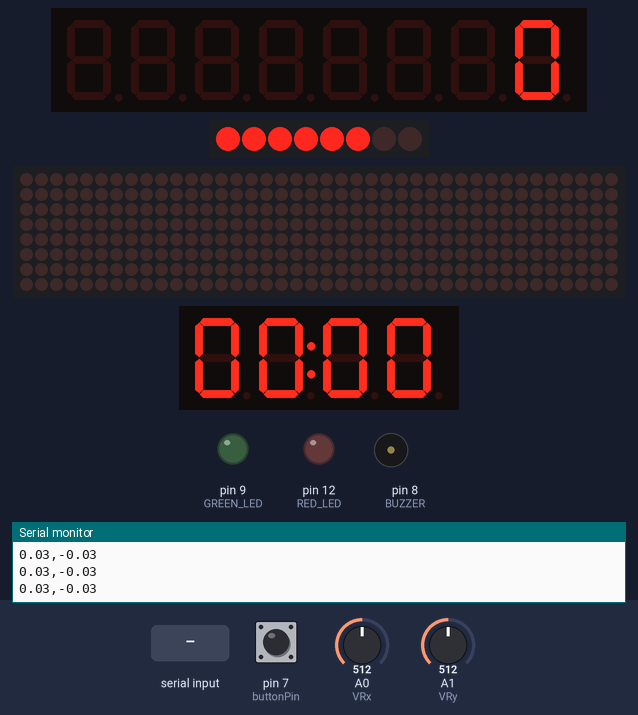
The sketch below on a simulated Arduino Uno, built with avr-gcc and run on an emulated ATmega328P. Parts: 8-digit seven-segment display, 8 shift-register outputs drawn as a row of LEDs (first output left, lit = HIGH), 40×8 LED matrix, 4-digit seven-segment display, output pins drawn as LEDs (lit = HIGH), buzzer (waves = sounding), the last lines printed to the serial monitor. Dashed ring = blinking. Inputs (shaded band) come from the test bench; at power-on: pin 7 (buttonPin) HIGH, A0 (VRx) = 512, A1 (VRy) = 512. Pins used as bus, display or sensor lines are not drawn.

Above: at 1.2 s.
1.3 s: "S" received over Serial
At 10.8 s:
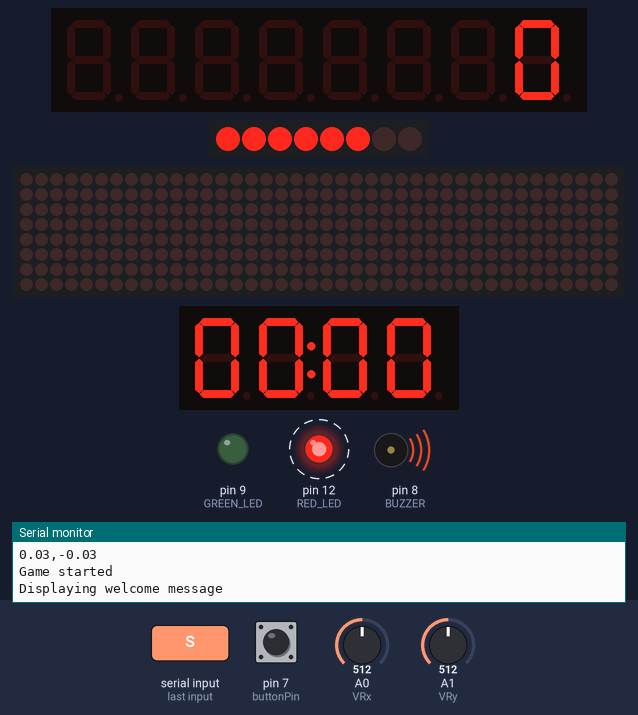
At 15.88 s:
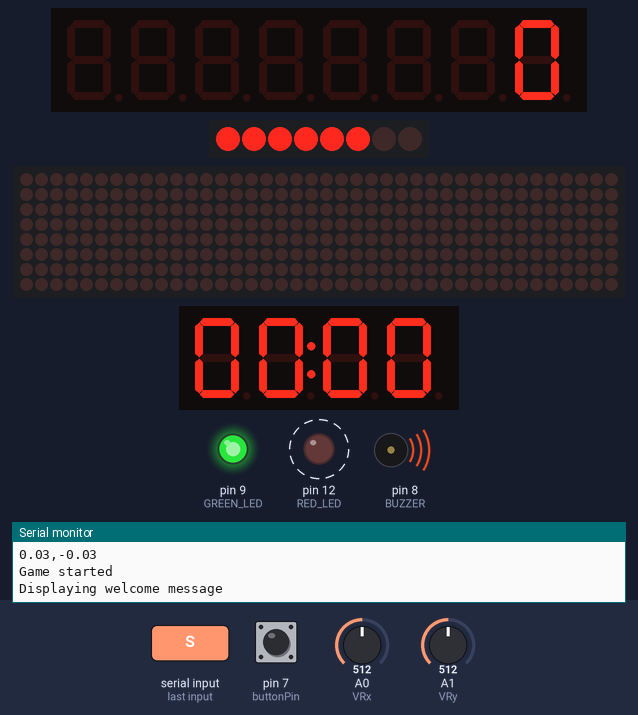
Timing chart, 0 to 16.1 s (numbered marks = the images above; inputs shaded):
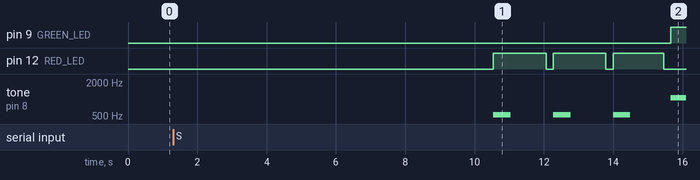

Measured:
- after the input at 1.3 s, pin 9 (GREEN_LED): LOW → HIGH after 14.4 s; pin 12 (RED_LED): alternates HIGH for 1.5 s and LOW for 0.21 s, starting after 9.2 s; tone on pin 8 (BUZZER): silent → 523 Hz after 9.2 s, then repeats every 1.7 s: silent 1.2 s, 523 Hz 0.50 s; the display: first changes after 0.13 s (image 1 shows a later state)
- what the display in image 1 shows lasts 1.6 s, from 9.5 s to 11.1 s

The sketch:

final_draft.ino
```cpp
#include <Wire.h>
#include <LedControl.h>
#include <MaxMatrix.h>
#include <TM1637Display.h>
#include <pitches.h>
#include <SoftwareSerial.h>

#define maxDisplays 5

const int VRx = A0;  // Analog input for joystick X-axis
const int VRy = A1;  // Analog input for joystick Y-axis

#define buttonPin 7  // Pin for the joystick button

unsigned long lastUpdateTime = 0;
const unsigned long DISPLAY_INTERVAL = 1000;

byte Buf7219[7];
const int data = 11;
const int load = 10;
const int clock = 13;

// Define the connections pins
#define CLK 6
#define DIO 5

MaxMatrix m(data, load, clock, maxDisplays);
TM1637Display display = TM1637Display(CLK, DIO);

int latchPin = 3;
int clockPin = 4;
int dataPin = 2;

char string[] = "Welcome to R & Drive!  ";
char string2[] = "GO! ";
char string3[] = "Lap Complete!";
char string4[] = "3... ";
char string5[] = "2... ";
char string6[] = "1... ";
char string7[] = "Game Over!   ";

// Define buzzer pin
#define BUZZER 8

unsigned long timerStart = 0;
unsigned long lapStartTime = 0;
bool lapCompleted = false;
int lapCount = 0;
bool timerRunning = false;
bool gameRunning = false;
bool started = false;

int melody[] = {
  NOTE_C5, NOTE_D5, NOTE_E5, NOTE_F5, NOTE_G5, NOTE_A5, NOTE_B5, NOTE_C6
};
int duration = 500;

bool gameStarted = false;

int currentDisplayValue = 0;  // Global variable to store the current display value

#define GREEN_LED 9
#define RED_LED 12

LedControl lc = LedControl(data, clock, load, 1);
SoftwareSerial mySerial(10, 11);

byte seven_seg_digits[10] = {
  B11111100,  // = 0
  B01100000,  // = 1
  B11011010,  // = 2
  B11110010,  // = 3
  B01100110,  // = 4
  B10110110,  // = 5
  B10111110,  // = 6
  B11100000,  // = 7
  B11111110,  // = 8
  B11100110   // = 9
};

PROGMEM const unsigned char CH[] = {
  3, 8, B0000000, B0000000, B0000000, B0000000, B0000000,      // space
  1, 8, B1011111, B0000000, B0000000, B0000000, B0000000,      // !
  3, 8, B0000011, B0000000, B0000011, B0000000, B0000000,      // "
  5, 8, B0010100, B0111110, B0010100, B0111110, B0010100,      // #
  4, 8, B0100100, B1101010, B0101011, B0010010, B0000000,      // $
  5, 8, B1100011, B0010011, B0001000, B1100100, B1100011,      // %
  5, 8, B0110110, B1001001, B1010110, B0100000, B1010000,      // &
  1, 8, B0000011, B0000000, B0000000, B0000000, B0000000,      // '
  3, 8, B0011100, B0100010, B1000001, B0000000, B0000000,      // (
  3, 8, B1000001, B0100010, B0011100, B0000000, B0000000,      // )
  5, 8, B0101000, B0011000, B0001110, B0011000, B0101000,      // *
  5, 8, B0001000, B0001000, B0111110, B0001000, B0001000,      // +
  2, 8, B10110000, B1110000, B0000000, B0000000, B0000000,     // ,
  4, 8, B0001000, B0001000, B0001000, B0001000, B0000000,      // -
  2, 8, B1100000, B1100000, B0000000, B0000000, B0000000,      // .
  4, 8, B1100000, B0011000, B0000110, B0000001, B0000000,      // /
  4, 8, B0111110, B1000001, B1000001, B0111110, B0000000,      // 0
  3, 8, B1000010, B1111111, B1000000, B0000000, B0000000,      // 1
  4, 8, B1100010, B1010001, B1001001, B1000110, B0000000,      // 2
  4, 8, B0100010, B1000001, B1001001, B0110110, B0000000,      // 3
  4, 8, B0011000, B0010100, B0010010, B1111111, B0000000,      // 4
  4, 8, B0100111, B1000101, B1000101, B0111001, B0000000,      // 5
  4, 8, B0111110, B1001001, B1001001, B0110000, B0000000,      // 6
  4, 8, B1100001, B0010001, B0001001, B0000111, B0000000,      // 7
  4, 8, B0110110, B1001001, B1001001, B0110110, B0000000,      // 8
  4, 8, B0000110, B1001001, B1001001, B0111110, B0000000,      // 9
  2, 8, B01010000, B0000000, B0000000, B0000000, B0000000,     // :
  2, 8, B10000000, B01010000, B0000000, B0000000, B0000000,    // ;
  3, 8, B0010000, B0101000, B1000100, B0000000, B0000000,      // <
  3, 8, B0010100, B0010100, B0010100, B0000000, B0000000,      // =
  3, 8, B1000100, B0101000, B0010000, B0000000, B0000000,      // >
  4, 8, B0000010, B1011001, B0001001, B0000110, B0000000,      // ?
  5, 8, B0111110, B1001001, B1010101, B1011101, B0001110,      // @
  4, 8, B1111110, B0010001, B0010001, B1111110, B0000000,      // A
  4, 8, B1111111, B1001001, B1001001, B0110110, B0000000,      // B
  4, 8, B0111110, B1000001, B1000001, B0100010, B0000000,      // C
  4, 8, B1111111, B1000001, B1000001, B0111110, B0000000,      // D
  4, 8, B1111111, B1001001, B1001001, B1000001, B0000000,      // E
  4, 8, B1111111, B0001001, B0001001, B0000001, B0000000,      // F
  4, 8, B0111110, B1000001, B1001001, B1111010, B0000000,      // G
  4, 8, B1111111, B0001000, B0001000, B1111111, B0000000,      // H
  3, 8, B1000001, B1111111, B1000001, B0000000, B0000000,      // I
  4, 8, B0110000, B1000000, B1000001, B0111111, B0000000,      // J
  4, 8, B1111111, B0001000, B0010100, B1100011, B0000000,      // K
  4, 8, B1111111, B1000000, B1000000, B1000000, B0000000,      // L
  5, 8, B1111111, B0000010, B0001100, B0000010, B1111111,      // M
  5, 8, B1111111, B0000100, B0001000, B0010000, B1111111,      // N
  4, 8, B0111110, B1000001, B1000001, B0111110, B0000000,      // O
  4, 8, B1111111, B0001001, B0001001, B0000110, B0000000,      // P
  4, 8, B0111110, B1000001, B1000001, B10111110, B0000000,     // Q
  4, 8, B1111111, B0001001, B0001001, B1110110, B0000000,      // R
  4, 8, B1000110, B1001001, B1001001, B0110010, B0000000,      // S
  5, 8, B0000001, B0000001, B1111111, B0000001, B0000001,      // T
  4, 8, B0111111, B1000000, B1000000, B0111111, B0000000,      // U
  5, 8, B0001111, B0110000, B1000000, B0110000, B0001111,      // V
  5, 8, B0111111, B1000000, B0111000, B1000000, B0111111,      // W
  5, 8, B1100011, B0010100, B0001000, B0010100, B1100011,      // X
  5, 8, B0000111, B0001000, B1110000, B0001000, B0000111,      // Y
  4, 8, B1100001, B1010001, B1001001, B1000111, B0000000,      // Z
  2, 8, B1111111, B1000001, B0000000, B0000000, B0000000,      // [
  4, 8, B0000001, B0000110, B0011000, B1100000, B0000000,      // backslash
  2, 8, B1000001, B1111111, B0000000, B0000000, B0000000,      // ]
  3, 8, B0000010, B0000001, B0000010, B0000000, B0000000,      // hat
  4, 8, B1000000, B1000000, B1000000, B1000000, B0000000,      // _
  2, 8, B0000001, B0000010, B0000000, B0000000, B0000000,      //
  4, 8, B0100000, B1010100, B1010100, B1111000, B0000000,      // a
  4, 8, B1111111, B1000100, B1000100, B0111000, B0000000,      // b
  4, 8, B0111000, B1000100, B1000100, B0000000, B0000000,      // c // JFM MOD.
  4, 8, B0111000, B1000100, B1000100, B1111111, B0000000,      // d
  4, 8, B0111000, B1010100, B1010100, B0011000, B0000000,      // e
  3, 8, B0000100, B1111110, B0000101, B0000000, B0000000,      // f
  4, 8, B10011000, B10100100, B10100100, B01111000, B0000000,  // g
  4, 8, B1111111, B0000100, B0000100, B1111000, B0000000,      // h
  3, 8, B1000100, B1111101, B1000000, B0000000, B0000000,      // i
  4, 8, B1000000, B10000000, B10000100, B1111101, B0000000,    // j
  4, 8, B1111111, B0010000, B0101000, B1000100, B0000000,      // k
  3, 8, B1000001, B1111111, B1000000, B0000000, B0000000,      // l
  5, 8, B1111100, B0000100, B1111100, B0000100, B1111000,      // m
  4, 8, B1111100, B0000100, B0000100, B1111000, B0000000,      // n
  4, 8, B0111000, B1000100, B1000100, B0111000, B0000000,      // o
  4, 8, B11111100, B0100100, B0100100, B0011000, B0000000,     // p
  4, 8, B0011000, B0100100, B0100100, B11111100, B0000000,     // q
  4, 8, B1111100, B0001000, B0000100, B0000100, B0000000,      // r
  4, 8, B1001000, B1010100, B1010100, B0100100, B0000000,      // s
  3, 8, B0000100, B0111111, B1000100, B0000000, B0000000,      // t
  4, 8, B0111100, B1000000, B1000000, B1111100, B0000000,      // u
  5, 8, B0011100, B0100000, B1000000, B0100000, B0011100,      // v
  5, 8, B0111100, B1000000, B0111100, B1000000, B0111100,      // w
  5, 8, B1000100, B0101000, B0010000, B0101000, B1000100,      // x
  4, 8, B10011100, B10100000, B10100000, B1111100, B0000000,   // y
  3, 8, B1100100, B1010100, B1001100, B0000000, B0000000,      // z
  3, 8, B0001000, B0110110, B1000001, B0000000, B0000000,      // {
  1, 8, B1111111, B0000000, B0000000, B0000000, B0000000,      // |
  3, 8, B1000001, B0110110, B0001000, B0000000, B0000000,      // }
  4, 8, B0001000, B0000100, B0001000, B0000100, B0000000,      // ~
};

void setup() {
  Serial.begin(9600);
  mySerial.begin(9600);
  Serial.println("Setup started");

  lc.shutdown(0, false);  // Wake up displays
  lc.setIntensity(0, 3);  // Set brightness level
  lc.clearDisplay(0);     // Clear display

  display.setBrightness(5);
  Serial.println("LC and Display Initialized");

  lc.setDigit(0, 0, lapCount, false);

  pinMode(latchPin, OUTPUT);
  pinMode(clockPin, OUTPUT);
  pinMode(dataPin, OUTPUT);

  // Set LED pins as outputs
  pinMode(RED_LED, OUTPUT);
  pinMode(GREEN_LED, OUTPUT);

  // Initialize buzzer
  pinMode(buttonPin, INPUT_PULLUP);
  pinMode(BUZZER, OUTPUT);

  digitalWrite(GREEN_LED, LOW);
  digitalWrite(RED_LED, LOW);

  sevenSegWrite(lapCount);

  m.init();
  m.setIntensity(3);

  display.clear();
  Serial.println("MaxMatrix Initialized");

  Serial.println("Waiting for start command...  ");

  display.setBrightness(0x0f);
  display.showNumberDecEx(0, 0b01000000, true, 4, 0);
}

void loop() {
  if (Serial.available()) {
    char command = Serial.read();
    while (started == false) {
      if (command == 'S') {
        started = true;
        processCommand();
      }
    }

    if (command == 'L') {
      funcLapCompleted();
    }
    if (command == 'X') {
      stopGame();
    }
  }

  int joystickButtonState = digitalRead(7);
  if (joystickButtonState == LOW) {  // Assuming LOW means pressed
    Serial.println("J");
  }

  if (timerRunning) {
    // Calculate elapsed time
    unsigned long currentMillis = millis();
    unsigned long elapsedMillis = currentMillis - timerStart;

    // Convert elapsedMillis to minutes and seconds
    int minutes = (elapsedMillis / 60000) % 60;  // Minutes
    int seconds = (elapsedMillis / 1000) % 60;   // Seconds

    // Combine minutes and seconds for display
    int displayTime = minutes * 100 + seconds;

    // Store the current display value
    currentDisplayValue = displayTime;

    // Display the time on the TM1637
    display.showNumberDecEx(displayTime, 0b01000000, true, 4, 0);
  }

  int xPosition = analogRead(VRx);
  int yPosition = analogRead(VRy);

  // Map joystick values to a range of -1 to 1
  float xValue = map(xPosition, 0.02, 1046, -100, 100) / -100.0;
  float yValue = map(yPosition, 0, 1046, -100, 100) / 100.0;

  Serial.print(xValue);
  Serial.print(",");
  Serial.print(yValue);
  Serial.println();

  unsigned long currentMillis = millis();
  if (currentMillis - lastUpdateTime >= DISPLAY_INTERVAL) {
    lastUpdateTime = currentMillis;
    if (lapCompleted) {
      lapCompleted = false;
      m.clear();
      sevenSegWrite(lapCount + 1);
      noTone(BUZZER);
      m.clear();
    }
  }
}

void processCommand() {
  gameStarted = true;
  gameRunning = true;
  Serial.println("Game started");

  m.clear();
  m.shiftLeft(false, true);
  Serial.println("Displaying welcome message");
  printStringWithShift(string, 70);
  m.clear();
  delay(1000);

  m.shiftLeft(false, true);
  tone(BUZZER, melody[0], duration);
  digitalWrite(RED_LED, HIGH);
  delay(500);
  noTone(BUZZER);
  printStringWithShift(string4, 50);
  m.clear();
  digitalWrite(RED_LED, LOW);
  delay(200);

  m.shiftLeft(false, true);
  tone(BUZZER, melody[0], duration);
  digitalWrite(RED_LED, HIGH);
  delay(500);
  noTone(BUZZER);
  printStringWithShift(string5, 50);
  m.clear();
  digitalWrite(RED_LED, LOW);
  delay(200);


  m.shiftLeft(false, true);
  tone(BUZZER, melody[0], duration);
  digitalWrite(RED_LED, HIGH);
  delay(500);
  noTone(BUZZER);
  printStringWithShift(string6, 50);
  m.clear();
  digitalWrite(RED_LED, LOW);
  delay(200);


  m.shiftLeft(false, true);
  tone(BUZZER, melody[7], duration);
  digitalWrite(GREEN_LED, HIGH);
  delay(500);
  noTone(BUZZER);
  printStringWithShift(string2, 50);
  sevenSegWrite(lapCount + 1);

  m.clear();
  digitalWrite(GREEN_LED, LOW);
  delay(200);

  Serial.println("Timer started");
  timerStart = millis();
  timerRunning = true;

  lapStartTime = millis();

  Serial.print("Current Lap: ");
  Serial.println(lapCount);
}

void funcLapCompleted() {
  lapCount++;
  flashGreenLED();
  if (lapCount == 2) {
    stopGame();
  }

  lapCompleted = true;
  sevenSegWrite(lapCount);
}

void flashRedLED() {
  for (int i = 0; i < 3; ++i) {
    digitalWrite(RED_LED, HIGH);
    tone(BUZZER, 1000);
    delay(500);
    noTone(BUZZER);
    digitalWrite(RED_LED, LOW);
    delay(500);
  }
}

void flashGreenLED() {
  for (int i = 0; i < 1; ++i) {
    digitalWrite(GREEN_LED, HIGH);
    tone(BUZZER, 1500);
    delay(500);
    noTone(BUZZER);
    digitalWrite(GREEN_LED, LOW);
    delay(500);
    digitalWrite(GREEN_LED, HIGH);
  }
}

// Display a number on the digital segment display
void sevenSegWrite(byte digit) {
  // Set the latchPin to low potential before sending data
  digitalWrite(latchPin, LOW);

  // The original data (bit pattern)
  shiftOut(dataPin, clockPin, LSBFIRST, seven_seg_digits[digit]);

  // Set the latchPin to high potential to latch the data
  digitalWrite(latchPin, HIGH);
}

void printCharWithShift(char c, int shift_speed) {
  if (c < 32) return;
  c -= 32;
  memcpy_P(Buf7219, CH + 7 * c, 7);
  m.writeSprite(maxDisplays * 8, 0, Buf7219);
  m.setColumn(maxDisplays * 8 + Buf7219[0], 0);

  for (int i = 0; i <= Buf7219[0]; i++) {
    delay(shift_speed);
    m.shiftLeft(false, false);
  }
}

void printStringWithShift(char* s, int shift_speed) {
  while (*s != 0) {
    printCharWithShift(*s, shift_speed);
    s++;
  }
}

void stopGame() {
  timerRunning = false;
  gameRunning = false;
  digitalWrite(GREEN_LED, LOW);
  digitalWrite(RED_LED, LOW);
  noTone(BUZZER);
  printStringWithShift(string7, 70);
  Serial.println("Game stopped");


  // Ensure the TM1637 display continues showing the last value
  display.showNumberDecEx(currentDisplayValue, 0b01000000, true, 4, 0);
}
```
